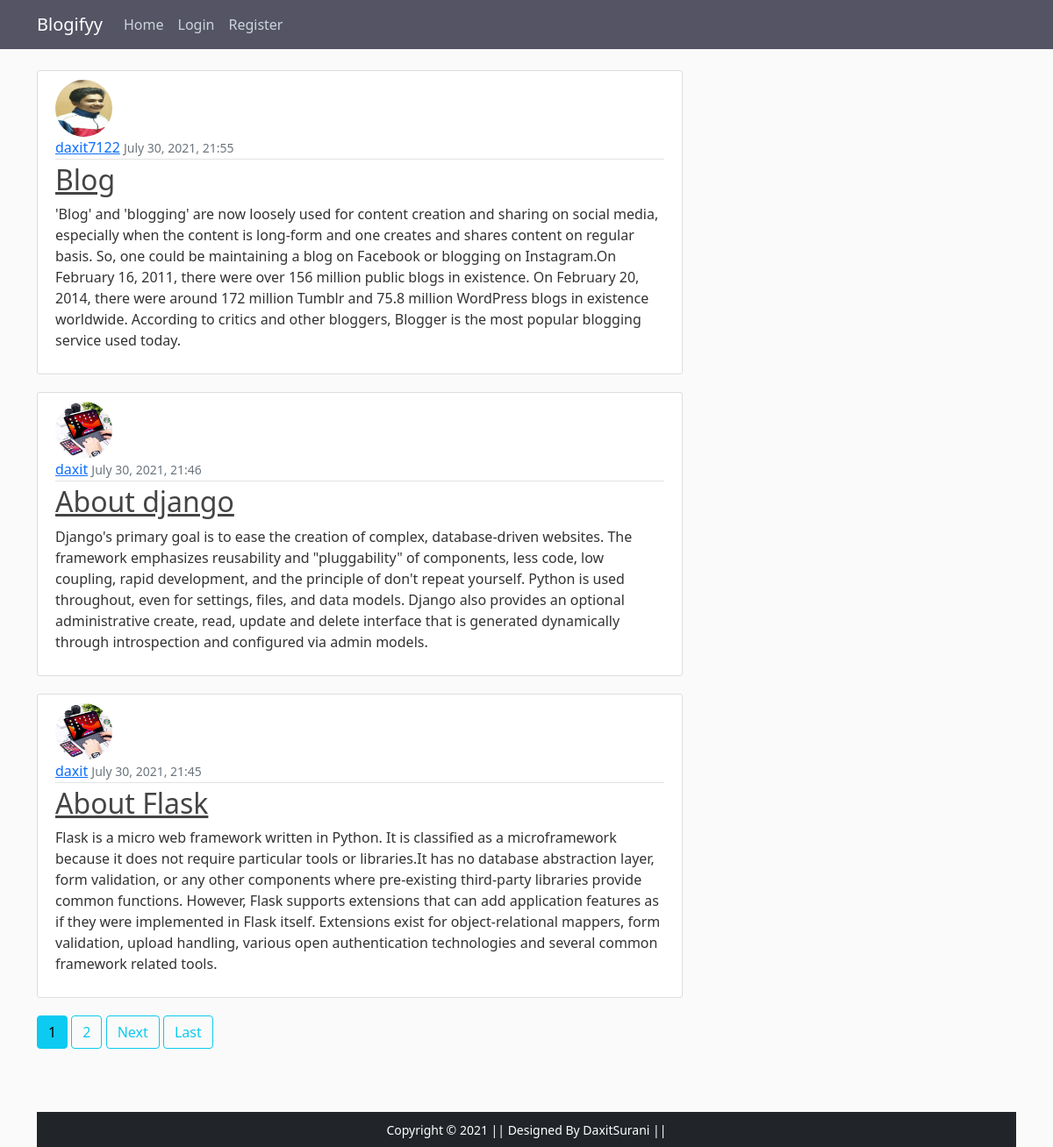
The page / on the database its author committed.
### blog/models.py (models this page shows, shortened)
class Post(models.Model):
    title=models.CharField(max_length=100)
    content=models.TextField()
    date_posted=models.DateTimeField(default=timezone.now)
    author=models.ForeignKey(User,on_delete=models.CASCADE)

### users/models.py (models this page shows, shortened)
class Profile(models.Model):
    user = models.OneToOneField(User, on_delete=models.CASCADE)
    image = models.ImageField(default='default.jpg', upload_to='profile_pics')

### blog/views.py (the view)
# urls.py: path('', PostListView.as_view(), name='blog-home'),
class PostListView(ListView):
    model=Post
    template_name='blog/home.html'
    context_object_name='posts'
    ordering=['-date_posted']
    paginate_by=3

### blog/templates/blog/home.html (shortened to what this page needs)
{% extends "blog/base.html" %}
{% block content %}
    {% for post in posts %}
        <article class="media content-section">
          <img class="rounded-circle article-img" src="{{ post.author.profile.image.url }}">
          <div class="media-body">
            <div class="article-metadata">
              <a class="mr-2" href="{% url 'user-posts' post.author.username %}">{{ post.author }}</a>
              <small class="text-muted">{{ post.date_posted|date:"F d, Y, H:i" }}</small>
            </div>
            <h2><a class="article-title" href="{% url 'post-detail' post.id %}">{{ post.title }}</a></h2>
            <p class="article-content">{{ post.content }}</p>
          </div>
        </article>
    {% endfor %}
    {% if is_paginated %}
      {% for num in page_obj.paginator.page_range %}
        {% if page_obj.number == num %}
          <a class="btn btn-info mb-4" href="?page={{ num }}">{{ num }}</a>
        {% elif num > page_obj.number|add:'-3' and num < page_obj.number|add:'3' %}
          <a class="btn btn-outline-info mb-4" href="?page={{ num }}">{{ num }}</a>
        {% endif %}
      {% endfor %}
      {% if page_obj.has_next %}
        <a class="btn btn-outline-info mb-4" href="?page={{ page_obj.next_page_number }}">Next</a>
        <a class="btn btn-outline-info mb-4" href="?page={{ page_obj.paginator.num_pages }}">Last</a>
      {% endif %}
    {% endif %}
{% endblock content %}

### blog/templates/blog/base.html (shortened to what this page needs)
{% load static %}
<!DOCTYPE html>
<html lang="en">
<head>
    <link href="https://cdn.jsdelivr.net/npm/bootstrap@5.0.2/dist/css/bootstrap.min.css" rel="stylesheet"
>
    <link rel="stylesheet" type="text/css" href="{% static 'blog/main.css' %}">
</head>
<body>
    <header class="site-header">
        <nav class="navbar navbar-expand-md navbar-dark bg-steel fixed-top">
            <div class="container">
                <a class="navbar-brand mr-4" href="{% url 'blog-home' %}">Blogifyy</a>
                <div class="collapse navbar-collapse" id="navbarSupportedContent">
                    <div class="navbar-nav mr-auto">
                        <a class="nav-item nav-link" href="{% url 'blog-home' %}">Home</a>
                    </div>
                    <div class="navbar-nav">
                        {% if user.is_authenticated %}
                            <a class="nav-item nav-link" href="{% url 'post-create' %}">New Post</a>
                            <a class="nav-item nav-link" href="{% url 'profile' %}">Profile</a>
                            <a class="nav-item nav-link" href="{% url 'logout' %}">logout</a>
                        {% else %}
                            <a class="nav-item nav-link" href="{% url 'login' %}">Login</a>
                            <a class="nav-item nav-link" href="{% url 'register' %}">Register</a>
                        {% endif %}
                    </div>
                </div>
            </div>
        </nav>
    </header>
    <main role="main" class="container">
        <div class="row">
            <div class="col-md-8">
                {% block content %}{% endblock %}
            </div>
        </div>
        <footer class="container-fluid bg-dark text-center p-2 mt-5">
        <small class="text-white">Copyright &copy; 2021 || Designed By DaxitSurani || </small>
        </footer>
    </main>
</body>
</html>

### blog/static/blog/main.css (style rules this page uses)
body { background: #fafafa; color: #333333; margin-top: 5rem; }
h1, h2, h3, h4, h5, h6 { color: #444444; }
.bg-steel { background-color: #545465; }
.site-header .navbar-nav .nav-link { color: #cbd5db; }
.content-section { background: #ffffff; padding: 10px 20px; border: 1px solid #dddddd; border-radius: 3px; margin-bottom: 20px; }
.article-title { color: #444444; }
.article-content { white-space: pre-line; }
.article-img { height: 65px; width: 65px; margin-right: 16px; }
.article-metadata { padding-bottom: 1px; margin-bottom: 4px; border-bottom: 1px solid #e3e3e3 }

### rows shown on the page
Post: author.profile.image (picture), author "daxit7122", date_posted "July 30, 2021, 21:55", title "Blog", content "'Blog' and 'blogging' are now loosely used for content creation and sharing on social media, especially when the content is long-form and one creates and shares content on regular basis. So, one could be maintaining a blog on Facebook or blogging on Instagram.On February 16, 2011, there were over 156 million public blogs in existence. On February 20, 2014, there were around 172 million Tumblr and 75.8 million WordPress blogs in existence worldwide. According to critics and other bloggers, Blogger is the most popular blogging service used today."
Post: author.profile.image (picture), author "daxit", date_posted "July 30, 2021, 21:46", title "About django", content "Django's primary goal is to ease the creation of complex, database-driven websites. The framework emphasizes reusability and \"pluggability\" of components, less code, low coupling, rapid development, and the principle of don't repeat yourself. Python is used throughout, even for settings, files, and data models. Django also provides an optional administrative create, read, update and delete interface that is generated dynamically through introspection and configured via admin models."
Post: author.profile.image (picture), author "daxit", date_posted "July 30, 2021, 21:45", title "About Flask", content "Flask is a micro web framework written in Python. It is classified as a microframework because it does not require particular tools or libraries.It has no database abstraction layer, form validation, or any other components where pre-existing third-party libraries provide common functions. However, Flask supports extensions that can add application features as if they were implemented in Flask itself. Extensions exist for object-relational mappers, form validation, upload handling, various open authentication technologies and several common framework related tools."

### other values the page prints
{{ num }} "1"
{{ num }} "2"
